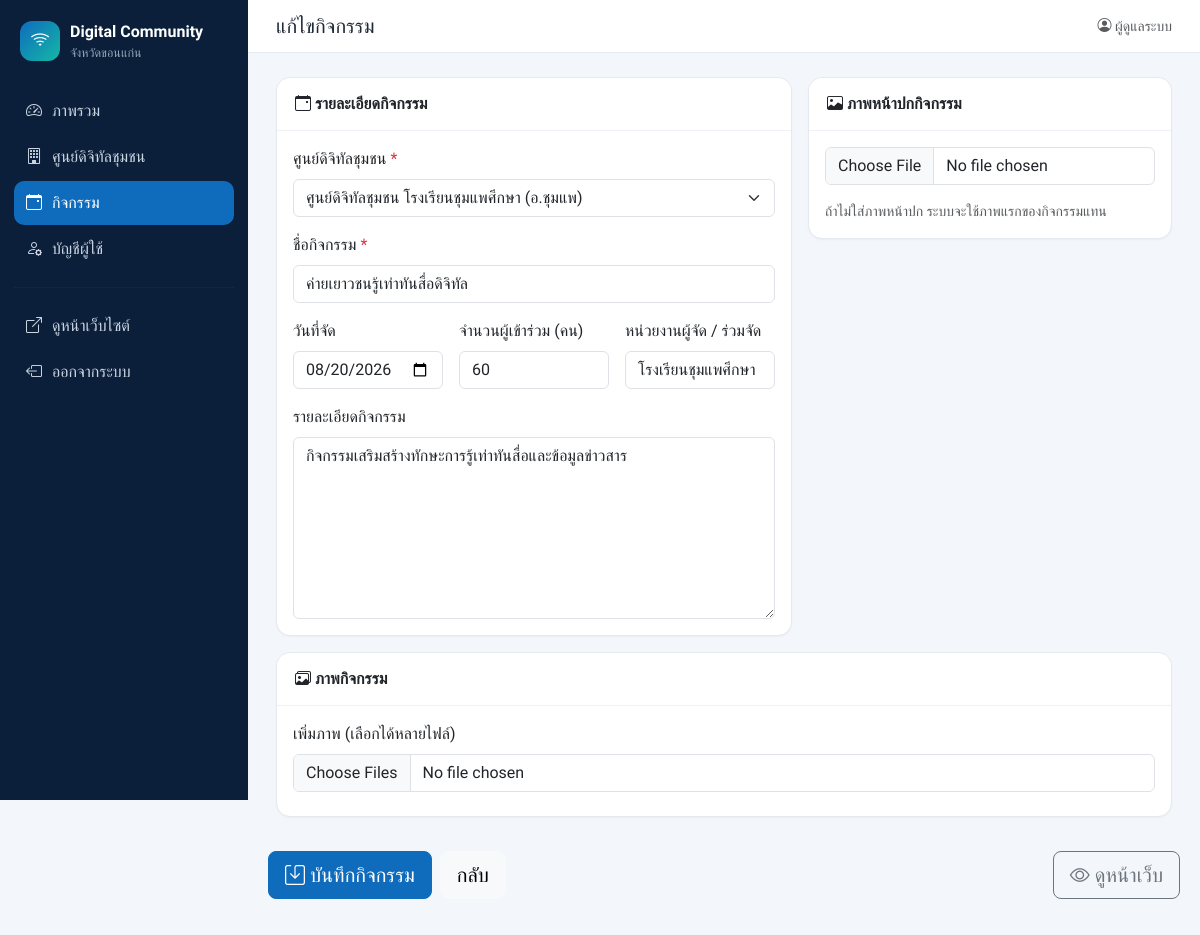
Screenshot of /admin/activity_form.php?id=2 (signed in) with the database file from the repository.
### tables this page shows
CREATE TABLE IF NOT EXISTS activities (
  id            INT UNSIGNED AUTO_INCREMENT PRIMARY KEY,
  center_id     INT UNSIGNED NOT NULL,
  title         VARCHAR(255) NOT NULL,
  activity_date DATE NULL,
  organizer     VARCHAR(255) NOT NULL DEFAULT '',
  participants  INT UNSIGNED NOT NULL DEFAULT 0,
  description   TEXT NULL,
  cover_image   VARCHAR(255) NOT NULL DEFAULT '',
  created_at    DATETIME NOT NULL DEFAULT CURRENT_TIMESTAMP,
  updated_at    DATETIME NOT NULL DEFAULT CURRENT_TIMESTAMP ON UPDATE CURRENT_TIMESTAMP,
  KEY idx_center_date (center_id, activity_date),
  CONSTRAINT fk_act_center FOREIGN KEY (center_id) REFERENCES centers(id) ON DELETE CASCADE
);

CREATE TABLE IF NOT EXISTS centers (
  id            INT UNSIGNED AUTO_INCREMENT PRIMARY KEY,
  code          VARCHAR(30)  NULL,                   
  name          VARCHAR(255) NOT NULL,
  center_type   VARCHAR(100) NOT NULL DEFAULT '',    
  address       VARCHAR(255) NOT NULL DEFAULT '',
  village       VARCHAR(100) NOT NULL DEFAULT '',
  subdistrict   VARCHAR(100) NOT NULL DEFAULT '',
  district      VARCHAR(100) NOT NULL DEFAULT '',
  province      VARCHAR(100) NOT NULL DEFAULT 'ขอนแก่น',
  postcode      VARCHAR(10)  NOT NULL DEFAULT '',
  lat           DECIMAL(10,7) NULL,
  lng           DECIMAL(10,7) NULL,
  phone         VARCHAR(50)  NOT NULL DEFAULT '',
  email         VARCHAR(150) NOT NULL DEFAULT '',
  facebook      VARCHAR(255) NOT NULL DEFAULT '',
  open_hours    VARCHAR(150) NOT NULL DEFAULT '',
  services      TEXT NULL,                           
  description   TEXT NULL,
  cover_image   VARCHAR(255) NOT NULL DEFAULT '',
  is_active     TINYINT(1)   NOT NULL DEFAULT 1,
  created_at    DATETIME     NOT NULL DEFAULT CURRENT_TIMESTAMP,
  updated_at    DATETIME     NOT NULL DEFAULT CURRENT_TIMESTAMP ON UPDATE CURRENT_TIMESTAMP,
  UNIQUE KEY uq_code (code),
  KEY idx_district (district)
);

### includes/functions.php (called while the page is built, shortened)
<?php
function h($s): string
{
    return htmlspecialchars((string)$s, ENT_QUOTES, 'UTF-8');
}
function int_param(string $key, int $default = 0): int
{
    $v = $_GET[$key] ?? $_POST[$key] ?? $default;
    return is_numeric($v) ? (int)$v : $default;
}

### admin/activity_form.php (the view, shortened to what this page needs)
<?php
require_once __DIR__ . '/../includes/functions.php';
$pdo = db();
$id = int_param('id');
$fields = ['title', 'activity_date', 'organizer', 'description'];
$a = array_fill_keys($fields, '') + ['center_id' => int_param('center_id'), 'participants' => 0, 'cover_image' => ''];
if ($id) {
    $st = $pdo->prepare('SELECT * FROM activities WHERE id = ?');
    $st->execute([$id]);
    $a = $st->fetch();
}
$centers = $pdo->query('SELECT id, name, district FROM centers ORDER BY district, name')->fetchAll();
require __DIR__ . '/partials/header.php';
?>
<?php if (!$centers): ?>
  <div class="alert alert-info">ยังไม่มีศูนย์ในระบบ — <a href="center_form.php">เพิ่มศูนย์ก่อน</a></div>
<?php else: ?>
<form method="post" enctype="multipart/form-data" class="row g-3">
  <div class="col-xl-7">
    <div class="card">
      <div class="card-header"><strong><i class="bi bi-calendar-event"></i> รายละเอียดกิจกรรม</strong></div>
      <div class="card-body row g-3">
        <div class="col-12"><label class="form-label">ศูนย์ดิจิทัลชุมชน <span class="text-danger">*</span></label>
          <select name="center_id" class="form-select" required>
            <?php foreach ($centers as $c): ?><option value="<?= (int)$c['id'] ?>" <?= $c['id'] == $a['center_id'] ? 'selected' : '' ?>><?= h($c['name']) ?> (อ.<?= h($c['district']) ?>)</option><?php endforeach; ?>
          </select></div>
        <div class="col-12"><label class="form-label">ชื่อกิจกรรม <span class="text-danger">*</span></label>
          <input name="title" class="form-control" required value="<?= h($a['title']) ?>"></div>
        <div class="col-md-4"><label class="form-label">วันที่จัด</label>
          <input name="activity_date" type="date" class="form-control" value="<?= h($a['activity_date']) ?>"></div>
        <div class="col-md-4"><label class="form-label">จำนวนผู้เข้าร่วม (คน)</label>
          <input name="participants" type="number" min="0" class="form-control" value="<?= (int)$a['participants'] ?>"></div>
        <div class="col-md-4"><label class="form-label">หน่วยงานผู้จัด / ร่วมจัด</label>
          <input name="organizer" class="form-control" value="<?= h($a['organizer']) ?>"></div>
        <div class="col-12"><label class="form-label">รายละเอียดกิจกรรม</label>
          <textarea name="description" rows="7" class="form-control"><?= h($a['description']) ?></textarea></div>
      </div>
    </div>
  </div>
  <div class="col-xl-5">
    <div class="card">
      <div class="card-header"><strong><i class="bi bi-image"></i> ภาพหน้าปกกิจกรรม</strong></div>
      <div class="card-body">
        <input type="file" name="cover_image" accept="image/*" class="form-control" data-preview="coverNew">
        <p class="small text-muted mt-2 mb-0">ถ้าไม่ใส่ภาพหน้าปก ระบบจะใช้ภาพแรกของกิจกรรมแทน</p>
      </div>
    </div>
  </div>
  <div class="col-12">
    <div class="card">
      <div class="card-header"><strong><i class="bi bi-images"></i> ภาพกิจกรรม</strong></div>
      <div class="card-body">
        <label class="form-label">เพิ่มภาพ (เลือกได้หลายไฟล์)</label>
        <input type="file" name="images[]" accept="image/*" multiple class="form-control" data-preview="imagesNew">
      </div>
    </div>
  </div>
  <div class="col-12 sticky-actions">
    <button class="btn btn-primary btn-lg"><i class="bi bi-save"></i> บันทึกกิจกรรม</button>
    <a href="activities.php" class="btn btn-light btn-lg">กลับ</a>
    <?php if ($id): ?><a href="../center.html?id=<?= (int)$a['center_id'] ?>#activities" target="_blank" class="btn btn-outline-secondary btn-lg ms-auto"><i class="bi bi-eye"></i> ดูหน้าเว็บ</a><?php endif; ?>
  </div>
</form>
<?php endif; ?>
<?php require __DIR__ . '/partials/footer.php'; ?>

### assets/css/admin.css (style rules this page uses)
:root { --brand:#0f6cbd;--brand-2:#14b8a6;--ink:#1f2937;--side:#0b1f3a }
body { font-family:'Sarabun',system-ui,sans-serif;background:#f3f6fa;color:var(--ink) }
h1,h2,h3,h4,h5,.brand,.stat-num,.btn,.card-header { font-family:'Prompt','Sarabun',sans-serif }
.card { border:1px solid #e5e9f0;border-radius:14px;box-shadow:0 1px 2px rgba(15,23,42,.04) }
.card-header { background:#fff;border-bottom:1px solid #eef1f5;padding:14px 18px;border-radius:14px 14px 0 0!important }
.btn-primary { background:var(--brand);border-color:var(--brand) }
.sticky-actions { position:sticky;bottom:0;background:linear-gradient(transparent,#f3f6fa 30%);padding:18px 0 8px;display:flex;gap:8px;z-index:400 }

### rows the page displays
activities: center_id "ศูนย์ดิจิทัลชุมชน โรงเรียนชุมแพศึกษา (อ.ชุมแพ)", title "ค่ายเยาวชนรู้เท่าทันสื่อดิจิทัล", activity_date "08/20/2026", participants "60", organizer "โรงเรียนชุมแพศึกษา", description "กิจกรรมเสริมสร้างทักษะการรู้เท่าทันสื่อและข้อมูลข่าวสาร"

### other values shown
PROVINCE "ขอนแก่น"
$label "ภาพรวม"
$label "ศูนย์ดิจิทัลชุมชน"
$label "กิจกรรม"
$label "บัญชีผู้ใช้"
$pageTitle "แก้ไขกิจกรรม"
$user['fullname'] ?: $user['username'] "ผู้ดูแลระบบ"
